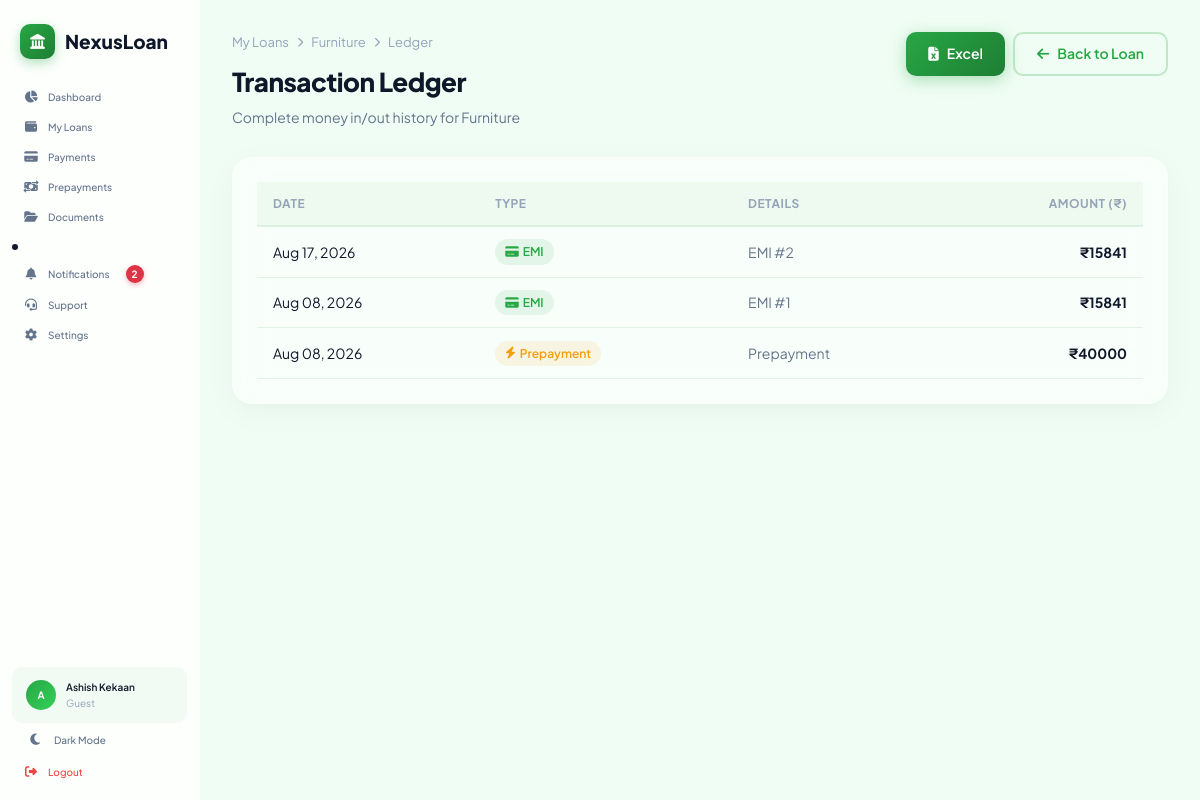
/loans/5/ledger/ (signed in), run on the app's committed database.
### accounts/models.py (models this page shows, shortened)
class Profile(models.Model):
    ROLE_CHOICES = [
        ("guest", "Guest"),
        ("borrower", "Borrower"),
        ("lender", "Lender"),
    ]
    user = models.OneToOneField(
        settings.AUTH_USER_MODEL, on_delete=models.CASCADE, related_name="profile"
    )
    role = models.CharField(max_length=20, choices=ROLE_CHOICES, default="guest")
    phone = models.CharField(max_length=15, blank=True, null=True)
    available_funds = models.DecimalField(max_digits=15, decimal_places=2, default=0)
    kyc_verified = models.BooleanField(default=False)
    pan_number = models.CharField(max_length=10, blank=True, null=True)
    credit_score = models.PositiveIntegerField(
        default=750, help_text="CIBIL score approximation"
    )
    annual_income = models.DecimalField(max_digits=15, decimal_places=2, default=0)
    created_at = models.DateTimeField(auto_now_add=True)

### loans/models.py (models this page shows, shortened)
class Loan(models.Model):
    STATUS_CHOICES = [
        ("active", "Active"),
        ("closed", "Closed"),
        ("default", "Default"),
    ]
    LOAN_TYPE_CHOICES = [
        ("home", "Home Loan"),
        ("car", "Car Loan"),
        ("education", "Education Loan"),
        ("personal", "Personal Loan"),
        ("business", "Business Loan"),
        ("gold", "Gold Loan"),
        ("other", "Other"),
    ]
    EMI_FREQUENCY_CHOICES = [
        ("monthly", "Monthly"),
        ("quarterly", "Quarterly"),
        ("half_yearly", "Half Yearly"),
        ("yearly", "Yearly"),
    ]
    user = models.ForeignKey(
        settings.AUTH_USER_MODEL, on_delete=models.CASCADE, related_name="loans"
    )
    loan_name = models.CharField(max_length=200)
    loan_type = models.CharField(
        max_length=20, choices=LOAN_TYPE_CHOICES, default="home"
    )
    amount = models.DecimalField(max_digits=15, decimal_places=2)
    interest_rate = models.DecimalField(max_digits=5, decimal_places=2)
    tenure_years = models.PositiveIntegerField()
    emi = models.DecimalField(max_digits=15, decimal_places=2)
    start_date = models.DateField()
    first_emi_date = models.DateField(
        null=True,
        blank=True,
        help_text="Date on which first EMI will be deducted.",
    )
    emi_frequency = models.CharField(
        max_length=20,
        choices=EMI_FREQUENCY_CHOICES,
        default="monthly",
    )
    auto_debit = models.BooleanField(
        default=True,
        help_text="Automatically deduct EMI on due date.",
    )
    status = models.CharField(max_length=20, choices=STATUS_CHOICES, default="active")
    closed_date = models.DateField(null=True, blank=True)
    remaining_balance = models.DecimalField(max_digits=15, decimal_places=2, default=0)
    total_interest_paid = models.DecimalField(
        max_digits=15, decimal_places=2, default=0
    )
    is_public = models.BooleanField(
        default=False, help_text="Make visible to lenders for investment"
    )
    funded_amount = models.DecimalField(max_digits=15, decimal_places=2, default=0)
    created_at = models.DateTimeField(auto_now_add=True)
    updated_at = models.DateTimeField(auto_now=True)
    class Meta:
        ordering = ["-created_at"]
        verbose_name = "Loan"
        verbose_name_plural = "Loans"

### payments/models.py (models this page shows, shortened)
class Payment(models.Model):
    STATUS_CHOICES = [
        ("paid", "Paid"),
        ("pending", "Pending"),
        ("overdue", "Overdue"),
    ]
    PAYMENT_MODE_CHOICES = [
        ("manual", "Manual"),
        ("auto_debit", "Auto Debit"),
        ("upi", "UPI"),
        ("netbanking", "Net Banking"),
    ]
    PAYMENT_TYPE_CHOICES = [
        ("emi", "EMI"),
        ("prepayment", "Prepayment"),
        ("foreclosure", "Foreclosure"),
    ]
    loan = models.ForeignKey(
        "loans.Loan", on_delete=models.CASCADE, related_name="payments"
    )
    payment_number = models.PositiveIntegerField(
        help_text="Sequential EMI number (1, 2, 3...)"
    )
    amount = models.DecimalField(max_digits=15, decimal_places=2)
    principal_component = models.DecimalField(max_digits=15, decimal_places=2)
    interest_component = models.DecimalField(max_digits=15, decimal_places=2)
    balance_after = models.DecimalField(
        max_digits=15,
        decimal_places=2,
        help_text="Remaining balance after this payment",
    )
    due_date = models.DateField()
    payment_date = models.DateField(null=True, blank=True)
    status = models.CharField(max_length=20, choices=STATUS_CHOICES, default="pending")
    payment_mode = models.CharField(
        max_length=20, choices=PAYMENT_MODE_CHOICES, default="manual"
    )
    payment_type = models.CharField(
        max_length=20, choices=PAYMENT_TYPE_CHOICES, default="emi"
    )
    additional_interest = models.DecimalField(
        max_digits=15,
        decimal_places=2,
        default=Decimal("0.00"),
        help_text="Additional accrued interest recovered with this EMI.",
    )
    regular_emi_amount = models.DecimalField(
        max_digits=15,
        decimal_places=2,
        default=Decimal("0.00"),
    )
    total_debit_amount = models.DecimalField(
        max_digits=15,
        decimal_places=2,
        default=Decimal("0.00"),
    )
    created_at = models.DateTimeField(auto_now_add=True)
    class Meta:
        ordering = ["payment_number"]
        unique_together = ["loan", "payment_number"]
        indexes = [
            models.Index(fields=["loan"]),
            models.Index(fields=["status"]),
            models.Index(fields=["payment_date"]),
            models.Index(fields=["loan", "status"]),
            models.Index(fields=["loan", "payment_number"]),
        ]

class Prepayment(models.Model):
    STATUS_CHOICES = [
        ("paid", "Paid"),
        ("pending", "Pending"),
    ]
    PAYMENT_MODE_CHOICES = [
        ("manual", "Manual"),
        ("auto_debit", "Auto Debit"),
    ]
    PAYMENT_TYPE_CHOICES = [
        ("prepayment", "Prepayment"),
        ("foreclosure", "Foreclosure"),
    ]
    loan = models.ForeignKey(
        "loans.Loan", on_delete=models.CASCADE, related_name="prepayments"
    )
    amount = models.DecimalField(max_digits=15, decimal_places=2)
    prepayment_date = models.DateField()
    months_reduced = models.PositiveIntegerField(
        default=0, help_text="Estimated number of months reduced from tenure"
    )
    interest_saved = models.DecimalField(
        max_digits=15,
        decimal_places=2,
        default=0,
        help_text="Estimated total interest saved",
    )
    payment_mode = models.CharField(
        max_length=20, choices=PAYMENT_MODE_CHOICES, default="manual"
    )
    payment_type = models.CharField(
        max_length=20, choices=PAYMENT_TYPE_CHOICES, default="prepayment"
    )
    status = models.CharField(max_length=20, choices=STATUS_CHOICES, default="paid")
    created_at = models.DateTimeField(auto_now_add=True)
    class Meta:
        ordering = ["-prepayment_date"]

### payments/views.py (the view)
class TransactionLedgerView(LoginRequiredMixin, TemplateView):
    template_name = "payments/transaction_ledger.html"
    def get_context_data(self, **kwargs):
        context = super().get_context_data(**kwargs)
        loan_id = kwargs.get("loan_id")
        if self.request.user.is_staff:
            loan = get_object_or_404(Loan, pk=loan_id)
        else:
            loan = get_object_or_404(Loan, pk=loan_id, user=self.request.user)
        transactions = []
        for p in loan.payments.filter(status="paid").order_by("-payment_date"):
            transactions.append(
                {
                    "date": p.payment_date,
                    "amount": p.amount,
                    "type": p.payment_type,
                    "detail": f"EMI #{p.payment_number}",
                }
            )
        for p in loan.prepayments.all().order_by("-prepayment_date"):
            transactions.append(
                {
                    "date": p.prepayment_date,
                    "amount": p.amount,
                    "type": p.payment_type,
                    "detail": "Prepayment",
                }
            )
        transactions.sort(key=lambda x: x["date"], reverse=True)
        context["loan"] = loan
        context["transactions"] = transactions
        return context

### templates/payments/transaction_ledger.html (shortened to what this page needs)
{% extends 'app_layout.html' %}
{% load static %}
{% block app_content %}
<div class="page-header">
    <div>
        <div class="breadcrumb">
            <a href="{% url 'loan_list' %}">My Loans</a>
            <i class="fas fa-chevron-right"></i>
            <a href="{% url 'loan_detail' loan.pk %}">{{ loan.loan_name }}</a>
            <i class="fas fa-chevron-right"></i>
            <span>Ledger</span>
        </div>
        <h1 class="page-title">Transaction Ledger</h1>
        <p class="page-subtitle">Complete money in/out history for {{ loan.loan_name }}</p>
    </div>
    <div class="page-actions">
        <a href="{% url 'export_excel' loan.pk %}" class="btn btn-primary">
            <i class="fas fa-file-excel"></i> Excel
        </a>
        <a href="{% url 'loan_detail' loan.pk %}" class="btn btn-outline">
            <i class="fas fa-arrow-left"></i> Back to Loan
        </a>
    </div>
</div>
<div class="glass-card" style="padding: 24px;">
    {% if transactions %}
        <div class="table-responsive">
            <table class="data-table">
                <thead>
                    <tr>
                        <th>Date</th>
                        <th>Type</th>
                        <th>Details</th>
                        <th style="text-align: right;">Amount (₹)</th>
                    </tr>
                </thead>
                <tbody>
                    {% for t in transactions %}
                    <tr>
                        <td>{{ t.date|date:"M d, Y" }}</td>
                        <td>
                            {% if t.type == 'emi' %}
                            <span class="status-badge status-paid"><i class="fas fa-credit-card"></i> EMI</span>
                            {% else %}
                            <span class="status-badge" style="background: rgba(245,158,11,0.1); color: var(--accent);">
                                <i class="fas fa-bolt"></i> Prepayment
                            </span>
                            {% endif %}
                        </td>
                        <td style="color: var(--text-secondary);">{{ t.detail }}</td>
                        <td style="text-align: right; font-weight: 700; color: var(--text);">₹{{ t.amount|floatformat:0 }}</td>
                    </tr>
                    {% endfor %}
                </tbody>
            </table>
        </div>
    {% else %}
        <div class="empty-state" style="padding: 40px;">
            <i class="fas fa-receipt" style="font-size: 32px; opacity: 0.3; margin-bottom: 12px; display: block;"></i>
            <p style="color: var(--text-muted);">No transactions recorded yet.</p>
        </div>
    {% endif %}
</div>
{% endblock %}

### templates/app_layout.html (shortened to what this page needs)
{% extends 'base.html' %}
{% load static %}
{% block content %}
<div class="app-layout">
    <aside class="sidebar" id="sidebar">
        <div class="sidebar-header">
            <div class="sidebar-logo">
                <div class="logo-icon">
                    <i class="fas fa-landmark"></i>
                </div>
                <span class="logo-text">NexusLoan</span>
            </div>
        </div>
        <nav class="sidebar-nav">
            <a href="{% url 'dashboard' %}" class="nav-item {% if request.resolver_match.url_name == 'dashboard' %}active{% endif %}">
                <i class="fas fa-chart-pie"></i>
                <span>Dashboard</span>
            </a>
            {% if not request.user.is_staff %}
                <a href="{% url 'loan_list' %}" class="nav-item {% if request.resolver_match.url_name == 'loan_list' %}active{% endif %}">
                    <i class="fas fa-wallet"></i>
                    <span>My Loans</span>
                </a>
                <a href="{% url 'payment_dashboard' %}" class="nav-item {% if request.resolver_match.url_name == 'payment_dashboard' %}active{% endif %}">
                    <i class="fas fa-credit-card"></i>
                    <span>Payments</span>
                </a>
                <a href="{% url 'prepayment_dashboard' %}" class="nav-item {% if request.resolver_match.url_name == 'prepayment_dashboard' %}active{% endif %}">
                    <i class="fas fa-money-bill-transfer"></i>
                    <span>Prepayments</span>
                </a>
                <a href="{% url 'documents_dashboard' %}" class="nav-item {% if request.resolver_match.url_name == 'documents_dashboard' %}active{% endif %}">
                    <i class="fas fa-folder-open"></i>
                    <span>Documents</span>
                </a>
                <li>
                    <a href="{% url 'notifications_dashboard' %}" class="nav-item {% if request.resolver_match.url_name == 'notifications_dashboard' %}active{% endif %}">
                        <i class="fas fa-bell"></i>
                        <span>Notifications</span>
                        {% if header_unread_notifications > 0 %}
                            <span class="notification-badge">{{ header_unread_notifications }}</span>
                        {% endif %}
                    </a>
                </li>
                <a href="{% url 'support_dashboard' %}" class="nav-item {% if request.resolver_match.url_name == 'support_dashboard' %}active{% endif %}">
                    <i class="fas fa-headset"></i>
                    <span>Support</span>
                </a>
                <a href="{% url 'settings_dashboard' %}" class="nav-item {% if request.resolver_match.url_name == 'settings_dashboard' %}active{% endif %}">
                    <i class="fas fa-gear"></i>
                    <span>Settings</span>
                </a>
            {% endif %}
        </nav>
        <div class="sidebar-footer">
            <div class="user-info">
                <div class="user-avatar">{{ request.user.first_name.0|default:request.user.username.0|upper }}</div>
                <div class="user-details">
                    <span class="user-name">{{ request.user.get_full_name|default:request.user.username }}</span>
                    <span class="user-role">
                        {% if request.user.profile %}
                            {{ request.user.profile.get_role_display }}
                        {% else %}
                            User
                        {% endif %}
                    </span>
                </div>
            </div>
            <button class="theme-toggle" id="themeToggle" aria-label="Toggle dark mode">
                <i class="fas fa-moon" id="themeIcon"></i>
                <span id="themeLabel" style="font-size: 10px;">Dark Mode</span>
            </button>
            <a href="{% url 'logout' %}" class="nav-item nav-logout">
                <i class="fas fa-sign-out-alt"></i>
                <span>Logout</span>
            </a>
        </div>
    </aside>
    <main class="main-content">
        {% block app_content %}{% endblock %}
    </main>
</div>
{% endblock %}

### templates/app_layout.html (style rules this page uses)
.notification-badge { display: inline-flex; align-items: center; justify-content: center; min-width: 18px; height: 18px; padding: 0 6px; margin-left: 8px; background: #dc3545; color: #ffffff; font-size: 10px; font-weight: 650; line-height: 1; border-radius: 50px; box-shadow: 0 2px 5px rgba(220, 53, 69, 0.35); vertical-align: middle; }

### data on the page
Loan: loan_name "Furniture"
Payment: date "Aug 17, 2026", payment_type "emi" (drawn), amount "15841"
Payment: date "Aug 08, 2026", payment_type "emi" (drawn), amount "15841"
Prepayment: date "Aug 08, 2026", amount "40000"

### other printed values
{{ header_unread_notifications }} "2"
{{ request.user.first_name.0|default:request.user.username.0|upper }} "A"
{{ request.user.get_full_name|default:request.user.username }} "Ashish Kekaan"
{{ request.user.profile.get_role_display }} "Guest"
{{ t.detail }} "EMI #2" "EMI #1" "Prepayment"
